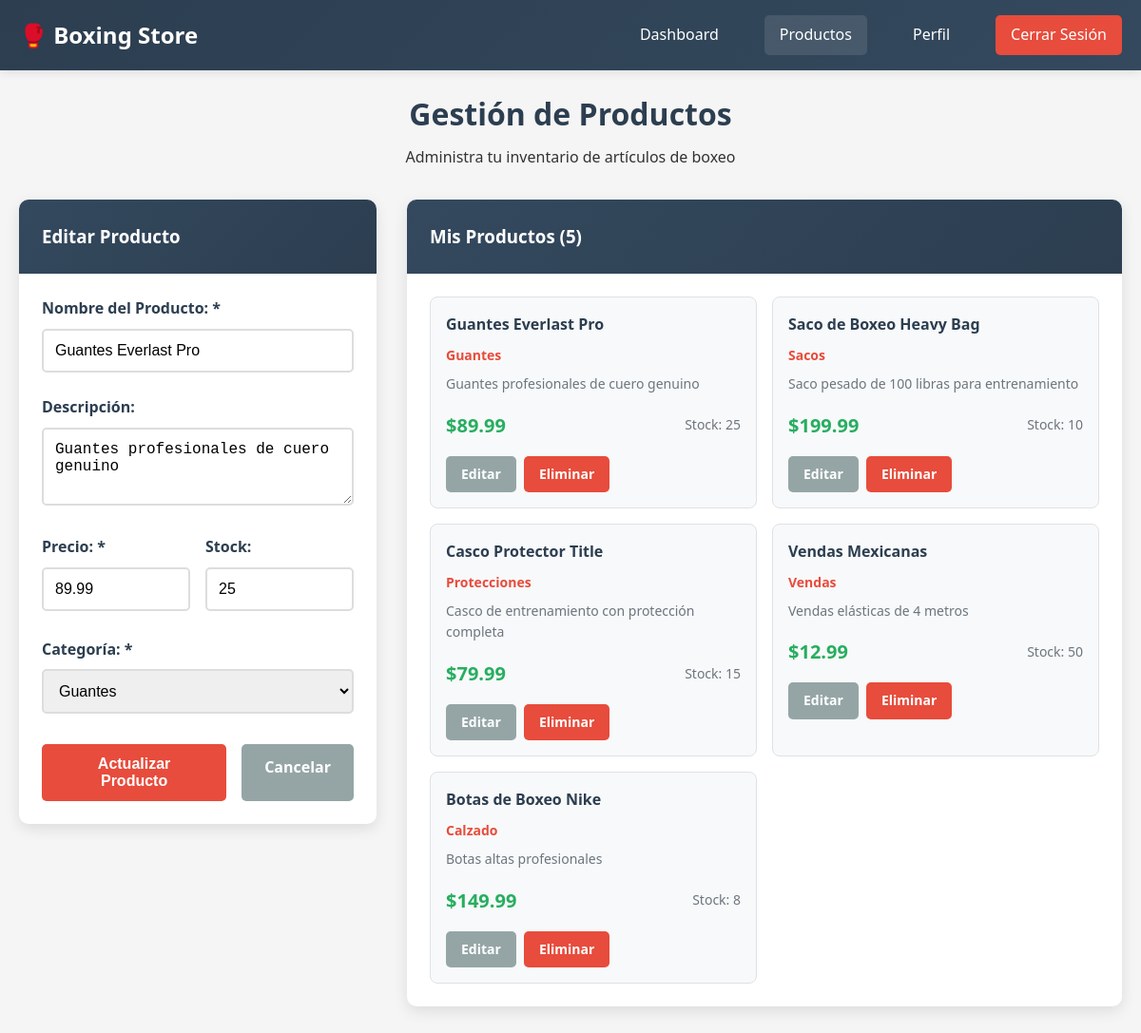
The app's page /products.php?edit=1 (signed in) with its own data.
### tables this page shows
CREATE TABLE products (
    id INT AUTO_INCREMENT PRIMARY KEY,
    name VARCHAR(100) NOT NULL,
    description TEXT,
    price DECIMAL(10,2) NOT NULL,
    category_id INT,
    image VARCHAR(255),
    stock INT DEFAULT 0,
    user_id INT,
    created_at TIMESTAMP DEFAULT CURRENT_TIMESTAMP,
    FOREIGN KEY (category_id) REFERENCES categories(id),
    FOREIGN KEY (user_id) REFERENCES users(id) ON DELETE CASCADE
);

CREATE TABLE categories (
    id INT AUTO_INCREMENT PRIMARY KEY,
    name VARCHAR(50) NOT NULL,
    description TEXT
);

### products.php (the view, shortened to what this page needs)
<?php
$database = new Database();
$db = $database->getConnection();
try {
    $categories_query = "SELECT * FROM categories ORDER BY name";
    $categories_stmt = $db->prepare($categories_query);
    $categories_stmt->execute();
    $categories = $categories_stmt->fetchAll();
} catch(PDOException $exception) {
    $categories = [];
}
try {
    $products_query = "SELECT p.*, c.name as category_name FROM products p
                      LEFT JOIN categories c ON p.category_id = c.id
                      WHERE p.user_id = :user_id
                      ORDER BY p.created_at DESC";
    $products_stmt = $db->prepare($products_query);
    $products_stmt->bindParam(":user_id", $_SESSION['user_id']);
    $products_stmt->execute();
    $products = $products_stmt->fetchAll();
} catch(PDOException $exception) {
    $products = [];
}
$edit_product = null;
if (isset($_GET['edit']) && is_numeric($_GET['edit'])) {
    $edit_id = $_GET['edit'];
    try {
        $edit_query = "SELECT * FROM products WHERE id = :id AND user_id = :user_id";
        $edit_stmt = $db->prepare($edit_query);
        $edit_stmt->bindParam(":id", $edit_id);
        $edit_stmt->bindParam(":user_id", $_SESSION['user_id']);
        $edit_stmt->execute();
        $edit_product = $edit_stmt->fetch();
    } catch(PDOException $exception) {
        $edit_product = null;
    }
}
?>
<!DOCTYPE html>
<html lang="es">
<head>
    <link rel="stylesheet" href="css/styles.css">
</head>
<body>
    <nav class="navbar">
        <div class="nav-container">
            <div class="nav-brand">
                <h2>🥊 Boxing Store</h2>
            </div>
            <div class="nav-menu">
                <a href="dashboard.php" class="nav-link">Dashboard</a>
                <a href="products.php" class="nav-link active">Productos</a>
                <a href="profile.php" class="nav-link">Perfil</a>
                <a href="logout.php" class="nav-link logout">Cerrar Sesión</a>
            </div>
        </div>
    </nav>
    <div class="container">
        <div class="page-header">
            <h1>Gestión de Productos</h1>
            <p>Administra tu inventario de artículos de boxeo</p>
        </div>
        <div class="products-container">
            <div class="product-form-container">
                <div class="card">
                    <div class="card-header">
                        <h3><?php echo $edit_product ? 'Editar Producto' : 'Agregar Producto'; ?></h3>
                    </div>
                    <div class="card-content">
                        <form method="POST" action="" id="productForm">
                            <div class="form-group">
                                <label for="name">Nombre del Producto: *</label>
                                <input type="text" id="name" name="name" required
                                       value="<?php echo $edit_product ? htmlspecialchars($edit_product['name']) : ''; ?>">
                            </div>
                            <div class="form-group">
                                <label for="description">Descripción:</label>
                                <textarea id="description" name="description" rows="3"><?php echo $edit_product ? htmlspecialchars($edit_product['description']) : ''; ?></textarea>
                            </div>
                            <div class="form-row">
                                <div class="form-group">
                                    <label for="price">Precio: *</label>
                                    <input type="number" id="price" name="price" step="0.01" min="0" required
                                           value="<?php echo $edit_product ? $edit_product['price'] : ''; ?>">
                                </div>
                                <div class="form-group">
                                    <label for="stock">Stock:</label>
                                    <input type="number" id="stock" name="stock" min="0"
                                           value="<?php echo $edit_product ? $edit_product['stock'] : '0'; ?>">
                                </div>
                            </div>
                            <div class="form-group">
                                <label for="category_id">Categoría: *</label>
                                <select id="category_id" name="category_id" required>
                                    <?php foreach ($categories as $category): ?>
                                        <option value="<?php echo $category['id']; ?>"
                                                <?php echo ($edit_product && $edit_product['category_id'] == $category['id']) ? 'selected' : ''; ?>>
                                            <?php echo htmlspecialchars($category['name']); ?>
                                        </option>
                                    <?php endforeach; ?>
                                </select>
                            </div>
                            <div class="form-actions">
                                <button type="submit" class="btn btn-primary">
                                    <?php echo $edit_product ? 'Actualizar' : 'Agregar'; ?> Producto
                                </button>
                                <?php if ($edit_product): ?>
                                    <a href="products.php" class="btn btn-secondary">Cancelar</a>
                                <?php endif; ?>
                            </div>
                        </form>
                    </div>
                </div>
            </div>
            <div class="products-list-container">
                <div class="card">
                    <div class="card-header">
                        <h3>Mis Productos (<?php echo count($products); ?>)</h3>
                    </div>
                    <div class="card-content">
                        <?php if (count($products) > 0): ?>
                            <div class="products-grid">
                                <?php foreach ($products as $product): ?>
                                    <div class="product-card">
                                        <div class="product-info">
                                            <h4><?php echo htmlspecialchars($product['name']); ?></h4>
                                            <p class="product-category"><?php echo htmlspecialchars($product['category_name']); ?></p>
                                            <p class="product-description"><?php echo htmlspecialchars(substr($product['description'], 0, 100)); ?><?php echo strlen($product['description']) > 100 ? '...' : ''; ?></p>
                                            <div class="product-details">
                                                <span class="product-price">$<?php echo number_format($product['price'], 2); ?></span>
                                                <span class="product-stock">Stock: <?php echo $product['stock']; ?></span>
                                            </div>
                                        </div>
                                        <div class="product-actions">
                                            <a href="products.php?edit=<?php echo $product['id']; ?>" class="btn btn-small btn-secondary">Editar</a>
                                            <a href="products.php?delete=<?php echo $product['id']; ?>"
                                               class="btn btn-small btn-danger"
                                               onclick="return confirm('¿Está seguro de eliminar este producto?')">Eliminar</a>
                                        </div>
                                    </div>
                                <?php endforeach; ?>
                            </div>
                        <?php else: ?>
                            <p class="no-data">No tienes productos registrados aún.</p>
                        <?php endif; ?>
                    </div>
                </div>
            </div>
        </div>
    </div>
</body>
</html>

### css/styles.css (style rules this page uses)
* { margin: 0; padding: 0; box-sizing: border-box; }
body { font-family: "Segoe UI", Tahoma, Geneva, Verdana, sans-serif; line-height: 1.6; color: #333; background-color: #f5f5f5; }
.container { max-width: 1200px; margin: 0 auto; padding: 20px; }
.navbar { background: linear-gradient(135deg, #2c3e50, #34495e); color: white; padding: 1rem 0; box-shadow: 0 2px 10px rgba(0, 0, 0, 0.1); }
.nav-container { max-width: 1200px; margin: 0 auto; padding: 0 20px; display: flex; justify-content: space-between; align-items: center; }
.nav-brand h2 { font-size: 1.5rem; font-weight: bold; }
.nav-menu { display: flex; gap: 2rem; }
.nav-link { color: white; text-decoration: none; padding: 0.5rem 1rem; border-radius: 5px; transition: background-color 0.3s ease; }
.nav-link:hover, .nav-link.active { background-color: rgba(255, 255, 255, 0.1); }
.nav-link.logout { background-color: #e74c3c; }
.form-group { margin-bottom: 1.5rem; }
.form-row { display: grid; grid-template-columns: 1fr 1fr; gap: 1rem; }
.form-group label { display: block; margin-bottom: 0.5rem; font-weight: 600; color: #2c3e50; }
.form-group input, .form-group select, .form-group textarea { width: 100%; padding: 0.75rem; border: 2px solid #ddd; border-radius: 5px; font-size: 1rem; transition: border-color 0.3s ease; }
.form-actions { display: flex; gap: 1rem; margin-top: 2rem; }
.btn { display: inline-block; padding: 0.75rem 1.5rem; border: none; border-radius: 5px; font-size: 1rem; font-weight: 600; text-decoration: none; text-align: center; cursor: pointer; transition: all 0.3s ease; }
.btn-primary { background-color: #e74c3c; color: white; }
.btn-secondary { background-color: #95a5a6; color: white; }
.btn-danger { background-color: #e74c3c; color: white; }
.btn-small { padding: 0.5rem 1rem; font-size: 0.875rem; }
.card { background: white; border-radius: 10px; box-shadow: 0 5px 15px rgba(0, 0, 0, 0.1); overflow: hidden; margin-bottom: 2rem; }
.card-header { background: linear-gradient(135deg, #34495e, #2c3e50); color: white; padding: 1.5rem; display: flex; justify-content: space-between; align-items: center; }
.card-header h3 { margin: 0; }
.card-content { padding: 1.5rem; }
.page-header { text-align: center; margin-bottom: 2rem; }
.page-header h1 { color: #2c3e50; margin-bottom: 0.5rem; }
.products-container { display: grid; grid-template-columns: 1fr 2fr; gap: 2rem; }
.products-grid { display: grid; grid-template-columns: repeat(auto-fill, minmax(280px, 1fr)); gap: 1rem; }
.product-card { background: #f8f9fa; border-radius: 8px; padding: 1rem; border: 1px solid #dee2e6; }
.product-info h4 { color: #2c3e50; margin-bottom: 0.5rem; }
.product-category { color: #e74c3c; font-size: 0.875rem; font-weight: 600; margin-bottom: 0.5rem; }
.product-description { color: #6c757d; font-size: 0.875rem; margin-bottom: 1rem; }
.product-details { display: flex; justify-content: space-between; align-items: center; margin-bottom: 1rem; }
.product-price { font-size: 1.25rem; font-weight: bold; color: #27ae60; }
.product-stock { color: #6c757d; font-size: 0.875rem; }
.product-actions { display: flex; gap: 0.5rem; }
.card, .alert { animation: fadeIn 0.5s ease-out; }
.nav-link, .btn { transition: all 0.3s ease; }

### records on screen
products: name "Guantes Everlast Pro", description "Guantes profesionales de cuero genuino", price "89.99", stock "25", category_id "Guantes", category.name "Guantes"
products: name "Saco de Boxeo Heavy Bag", category.name "Sacos", description "Saco pesado de 100 libras para entrenamiento", price "199.99", stock "10"
products: name "Casco Protector Title", category.name "Protecciones", description "Casco de entrenamiento con protección completa", price "79.99", stock "15"
products: name "Vendas Mexicanas", category.name "Vendas", description "Vendas elásticas de 4 metros", price "12.99", stock "50"
products: name "Botas de Boxeo Nike", category.name "Calzado", description "Botas altas profesionales", price "149.99", stock "8"

### other values on screen
count($products) "5"
